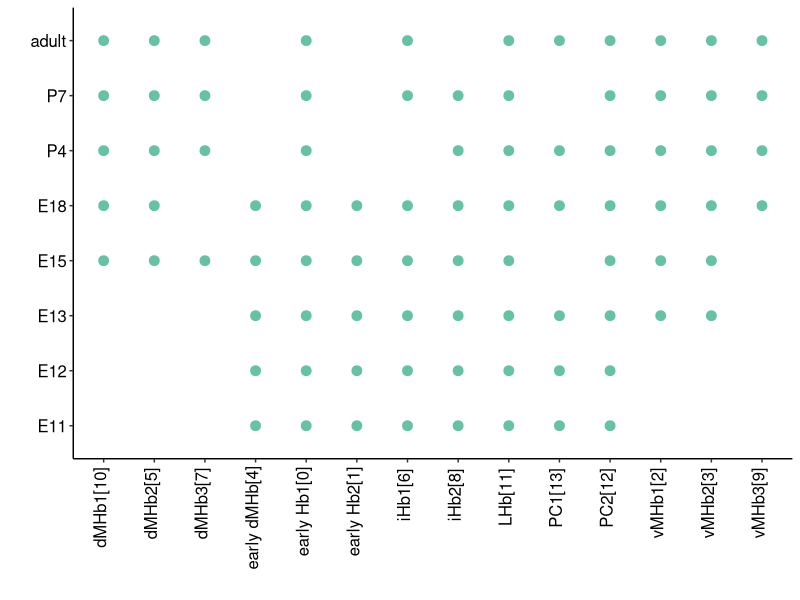

The R script that drew this image: (Note: this script raises an error after producing the figure.)
##### plotting time point distribution in each cluster for the Kim et al 2020 and LaManno et al 2016 datasets #####
# author: Juliska E Boer
# date: 13 Nov 2020

#load packages
setwd("E:/")
library(ggplot2)

#create Dev Hb dataframe
hb_ages <- data.frame(c(rep("early Hb1[0]",8), rep("early Hb2[1]", 5), rep("vMHb1[2]", 6), rep("vMHb2[3]", 6), rep("early dMHb[4]", 5),
                          rep("dMHb2[5]", 5), rep("iHb1[6]", 7), rep("dMHb3[7]", 4), rep("iHb2[8]", 7), rep("vMHb3[9]", 4), rep("dMHb1[10]", 5), 
                          rep("LHb[11]", 8), rep("PC2[12]", 8), rep("PC1[13]", 6)), 
                        c("E11", "E12", "E13", "E15", "E18", "P4", "P7", "adult",
                          "E11", "E12", "E13", "E15", "E18",
                          "E13", "E15", "E18", "P4", "P7", "adult",
                          "E13", "E15", "E18", "P4", "P7", "adult",
                          "E11", "E12", "E13", "E15", "E18",
                          "E15", "E18", "P4", "P7", "adult",
                          "E11", "E12", "E13", "E15", "E18", "P7", "adult",
                          "E15", "P4", "P7", "adult",
                          "E11", "E12", "E13", "E15", "E18", "P4", "P7",
                          "E18", "P4", "P7", "adult",
                          "E15", "E18", "P4", "P7", "adult",
                          "E11", "E12", "E13", "E15", "E18", "P4", "P7", "adult",
                          "E11", "E12", "E13", "E15", "E18", "P4", "P7", "adult",
                          "E11", "E12", "E13", "E18", "P4", "adult")) 
colnames(hb_ages) <- c("cluster", "timepoint")
positions <- c("E11", "E12", "E13", "E15", "E18", "P4", "P7", "adult")

#plot
ggplot(hb_ages, aes(y=timepoint, x=cluster)) + geom_point(stat="identity", position="dodge", color="#66c2a5", size=3) +
  theme(axis.text.x = element_text(angle=90, hjust=0.95,vjust=0.2, color="black", size=12),
        axis.text.y = element_text(color="black", size=12),
        axis.title = element_text(size=14),
        panel.grid.major = element_blank(), panel.grid.minor = element_blank(),
        panel.background = element_blank(), axis.line = element_line(colour = "black"),
        strip.text = element_text(face="bold", size=14),
        legend.text = element_text(size=12, color="black"),
        legend.title = element_text(size=13, color="black")) + xlab("") + ylab("") + scale_y_discrete(limits = positions) + #use rev() when E10 at top
  ggsave("figures/DevHb_Sampling-adult.pdf")
